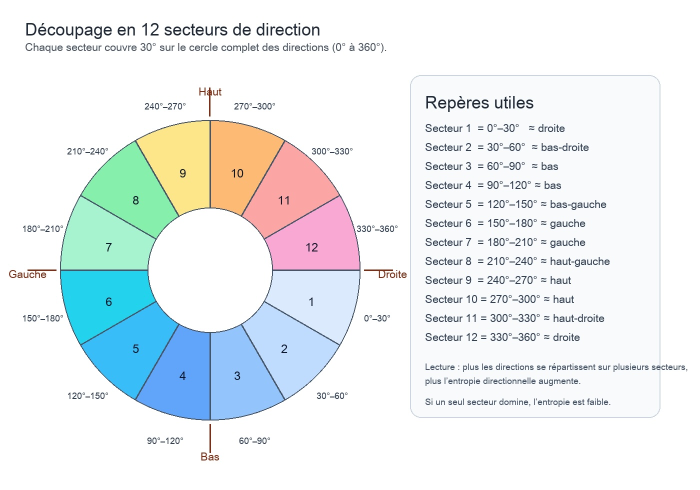
#> input picture images/entropie_directionnelle_12_secteurs.jpg, 1400 x 980 px (shown at 1/2 size)
$ python -i comparaison_orb.py   (imports and definitions only)
#> lines starting #> are read from the running program, lines starting #| are printed output that depends on the picture
"""Validation géométrique des correspondances ORB par homographie RANSAC."""
def extraire_orb(image):
    import cv2
    gris = cv2.cvtColor(image,cv2.COLOR_BGR2GRAY)
    points, descripteurs = cv2.ORB_create(nfeatures=1200, edgeThreshold=15, nlevels=12, scaleFactor=1.15).detectAndCompute(gris,None)
    return {"points":[list(p.pt) for p in points], "descripteurs":descripteurs.tolist() if descripteurs is not None else [],
            "apercu":cv2.resize(gris,(64,64)).tolist(), "largeur":int(image.shape[1]),"hauteur":int(image.shape[0])}

# [32 lines left out: function comparer_orb, not called in this run]

>>> import cv2
>>> picture = cv2.imread('../images/entropie_directionnelle_12_secteurs.jpg')
#> picture is the input picture: shape (980, 1400, 3); mean B, G, R 240.6, 238.9, 232.9
>>> result = extraire_orb(picture)
#> in extraire_orb, `gris = cv2.cvtColor(image,cv2.COLOR_BGR2GRAY)`:
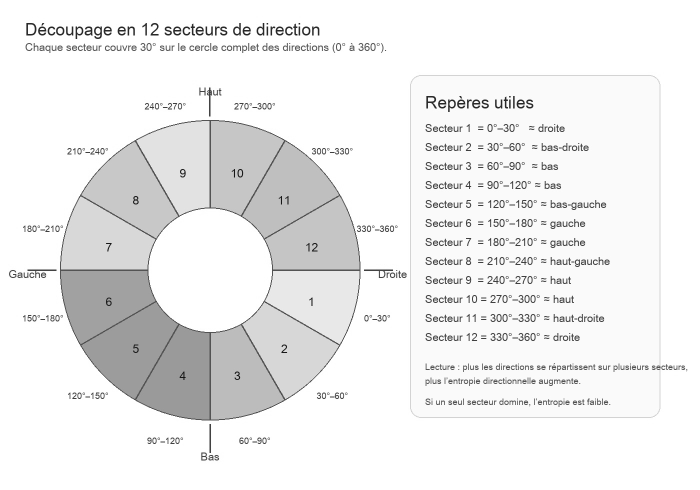
#> gris: shape (980, 1400) (shown at 1/2 size); min 17, max 255, mean 237.3
#> in extraire_orb, `points, descripteurs = cv2.ORB_create(nfeatures=1200, edgeThreshold=15..`: points = 1200 keypoints; strongest (x, y, size): (91, 61, 31), (566, 61, 31), (361, 61, 31), (959, 206, 31)
#> result = 5 items
